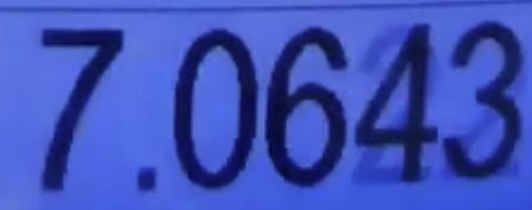
#> input picture images/just_number.png, 532 x 210 px, found by its file name
$ python scale_number_extraction.py
#> lines starting #> are read from the running program, lines starting #| are printed output that depends on the picture; after the words box and inside, x2 and y2 are one past the last pixel; in counts of white or black regions, pixels touching at a corner belong together
# import cv2 #conda install -c conda-forge opencv
# import numpy as np
# import pytesseract #conda install -c conda-forge pytesseract

# Reads in an image and outputs the number
import cv2
import pytesseract

#pytesseract.pytesseract.tesseract_cmd = r"C:\Program Files\Tesseract-OCR\tesseract.exe"

# Grayscale, Gaussian blur, Otsu's threshold
image = cv2.imread('images/just_number.png')
#> image is the input picture: shape (210, 532, 3); mean B, G, R 185.2, 81.5, 62.6
gray = cv2.cvtColor(image, cv2.COLOR_BGR2GRAY)
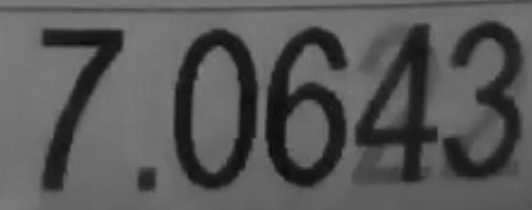
#> gray: shape (210, 532); min 11, max 130, mean 87.6
blur = cv2.GaussianBlur(gray, (3,3), 0)
thresh = cv2.threshold(blur, 0, 255, cv2.THRESH_BINARY_INV + cv2.THRESH_OTSU)[1]
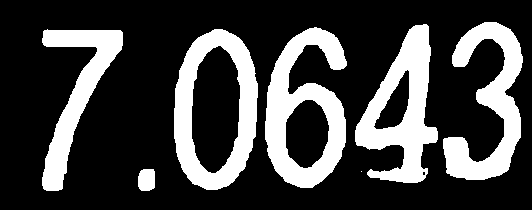
#> thresh: shape (210, 532); 25.9% white; 7 white regions (1 under 20 px), largest, box (x1, y1, x2, y2) and area: (265, 27, 347, 188) 6533, (174, 29, 258, 190) 6113, (355, 24, 438, 183) 6039, (443, 22, 523, 180) 5466, (42, 29, 123, 191) 4434, (138, 169, 155, 191) 341

# Morph open to remove noise and invert image
kernel = cv2.getStructuringElement(cv2.MORPH_RECT, (3,3))
opening = cv2.morphologyEx(thresh, cv2.MORPH_OPEN, kernel, iterations=1)
#> opening: shape (210, 532); 25.9% white; 6 white regions, box (x1, y1, x2, y2) and area: (265, 27, 347, 188) 6533, (174, 29, 258, 190) 6112, (355, 24, 438, 183) 6032, (443, 22, 523, 180) 5466, (42, 30, 123, 191) 4433, (138, 169, 155, 191) 341
invert = 255 - opening

# Perform text extraction. Not just one block of text (psm=6), psm=7 is better for numbers
#> (the run stopped early here; a loop or call above may not have finished)
